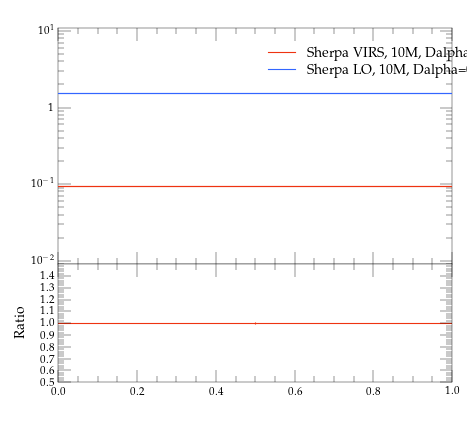

Here is the Python script that generated this plot:
#! /usr/bin/env python

# This Python script was auto-generated using YODA v2.0.0.
# Analysis object: /evtb/incCut10
# Timestamp: 16-04-2024 (10:08:55)

import matplotlib as mpl
import matplotlib.pyplot as plt
mpl.use('Agg') # comment out for interactive use
import os
import numpy as np

plotDir = os.path.split(os.path.realpath(__file__))[0]
if 'YODA_USER_PLOT_PATH' in globals():
    plot_outdir = globals()['YODA_USER_PLOT_PATH']
else:
    plot_outdir = plotDir

#plot style
plt.style.use(os.path.join(plotDir, '../default.mplstyle'))
# plot metadata
figW, figH = plt.rcParams['figure.figsize']
ax_xLabel = r''
ax_yLabel = r''
ax_title  = r''
ax_xScale = 'linear'
ax_yScale = 'log'
xLims = (0.0, 1.0)
yLims = (0.009000000000000001, 11.0)

# TeX-friendly labels for the legend
labels = [ r"Sherpa VIRS, 10M, Dalpha=0.01", r"Sherpa LO, 10M, Dalpha=0.01" ]

# Create figure and axis objects
fig, (ax, ratio0_ax) = plt.subplots(2, 1, sharex=True,
                  figsize=(figW,figH), gridspec_kw={'height_ratios': (2, 1)})
ratio0_ax.yaxis.set_major_locator(mpl.ticker.MultipleLocator(0.1))
ratio0_ax.set_ylim(0.5, 1.4999)
ratio0_ax.set_ylabel('Ratio')

# LineColor map: curve index -> color
linecolors = {0: '#EE3311', 1: '#3366FF'}
# the numerical data is stored in a separate file
dataf = dict()
prefix = os.path.split(__file__)[0]
if prefix:    prefix = prefix + '/'
exec(open(prefix+'incCut10__data.py').read(), dataf)


legend_handles = [] # keep track of handles for the legend

# style options for curves
# starts at zorder>=5 to draw curve on top of legend
styles = {
  'curve0': {
    'color' : linecolors[0],
    'linestyle' : '-',
    'marker' : 'o',
    'zorder' : 5,
    'histstyle' : True,
  },
  'curve1': {
    'color' : linecolors[1],
    'linestyle' : '-',
    'marker' : 'o',
    'zorder' : 6,
    'histstyle' : True,
  },
}
# curve from input yoda files in main panel
for label in dataf['yvals'].keys():
    if all(np.isnan(v) for v in dataf['yvals'][label]):
        continue
    tmp = None
    if styles[label]['histstyle']: # draw as histogram
        tmp, = ax.plot(dataf['xedges'], dataf['yedges'][label],
                       color=styles[label]['color'],
                       linestyle=styles[label]['linestyle'],
                       drawstyle='steps-pre', solid_joinstyle='miter',
                       zorder=styles[label]['zorder'], label=label)
        ax.errorbar(dataf['xpoints'], dataf['yvals'][label], color=styles[label]['color'],
                    xerr=dataf['xerrs'], yerr=[dataf['ydowns'][label], dataf['yups'][label]],
                    linestyle='none', zorder=styles[label]['zorder'])
    else: # draw as scatter
        tmp = ax.errorbar(dataf['xpoints'], dataf['yvals'][label],
                          xerr=dataf['xerrs'],
                          yerr=[ dataf['ydowns'][label],
                          dataf['yups'][label] ],
                          fmt=styles[label]['marker'],
                          ecolor=styles[label]['color'],
                          color=styles[label]['color'], zorder=2)
        tmp[-1][0].set_linestyle(styles[label]['linestyle'])
    legend_handles += [tmp]
    for varLabel in dataf['variation_yvals'].keys():
        if varLabel.startswith(label):
            tmp, = ax.plot(dataf['xedges'], dataf['variation_yvals'][varLabel],
                           color=styles[label]['color'],
                           linestyle=styles[label]['linestyle'],
                           drawstyle='steps-pre', solid_joinstyle='miter',
                           zorder=styles[label]['zorder'], alpha=0.5)


# plots on ratio panel
# curve from input yoda files in ratio panel
for label, yvals in dataf['ratio0_yvals'].items():
    if all(np.isnan(v) for v in yvals):
        continue
    if styles[label]['histstyle']: # plot as histogram
        ratio0_ax.plot(dataf['xedges'], yvals,
                       color=styles[label]['color'],
                       linestyle=styles[label]['linestyle'],
                       drawstyle='steps-pre', zorder=1,
                       solid_joinstyle='miter')
        ratio0_ax.vlines(dataf['xpoints'],
                         dataf['ratio0_ymin'][label],
                         dataf['ratio0_ymax'][label],
                         color=styles[label]['color'], zorder=1)
    else: # plot as scatter
        tmp = ratio0_ax.errorbar(dataf['xpoints'],
                                 yvals, xerr=dataf['xerrs'],
                                 yerr=dataf['ratio0_yerrs'][label],
                                 fmt=styles[label]['marker'],
                                 ecolor=styles[label]['color'],
                                 color=styles[label]['color'])
        tmp[-1][0].set_linestyle(styles[label]['linestyle'])

    for varlabel in dataf['ratio0_variation_vals'].keys():
        if varlabel.startswith(label):
            ratio0_ax.plot(dataf['xedges'],
                            dataf['ratio0_variation_vals'][varlabel],
                            color=styles[label]['color'],
                            linestyle=styles[label]['linestyle'],
                            drawstyle='steps-pre', solid_joinstyle='miter',
                            zorder=1, alpha=0.5)

legend_pos = (0.5, 0.97)
ax.legend(legend_handles, labels, loc='upper left', bbox_to_anchor=legend_pos)

# set plot metadata as defined above
ratio0_ax.set_xlabel(ax_xLabel)
ratio0_ax.xaxis.set_label_coords(1., -.15)
ax.set_ylabel(ax_yLabel, loc='top')
ax.set_title(ax_title, loc='left')
ax.set_xscale(ax_xScale)
ax.set_yscale(ax_yScale)
ax.set_xlim(xLims)
ax.set_ylim(yLims)

# tick formatting
plt.rcParams['xtick.top'] = True
plt.rcParams['ytick.right'] = True
ax.yaxis.set_major_locator(mpl.ticker.LogLocator(base=10.0, numticks=np.inf))
ax.yaxis.set_minor_locator(mpl.ticker.LogLocator(
                           base=10.0, subs=np.arange(0.1, 1, 0.1), numticks=np.inf))
fig.align_ylabels((ax, ratio0_ax))
plt.savefig(os.path.join(plot_outdir, 'incCut10.pdf'), format='PDF')
plt.savefig(os.path.join(plot_outdir, 'incCut10.png'), format='PNG')

plt.close(fig)
